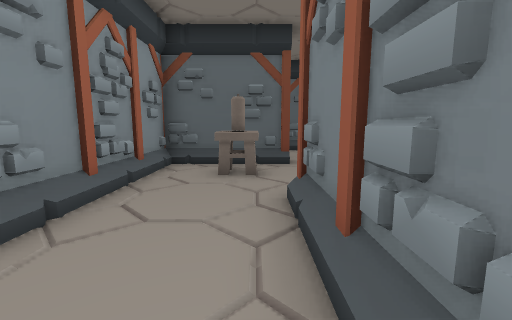
View 1 (above)

24 first-person views from a walk through a 3-D level made in the Godot game engine. The camera is 1.2 m above the floor, tilts 8° down and sees 90° across. The floor is counted in squares, 1 m on a side. Each view is taken from the middle of a square. On the plan, view 1 faces up. The plan holds only what a view shows up to about 12 squares ahead; the rest is blank. The place goes on beyond the plan. Some surface patterns are stand-ins.

View 2
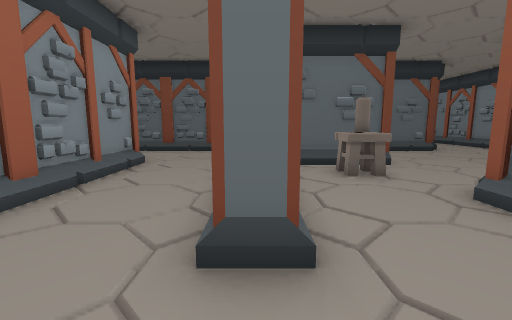

View 3
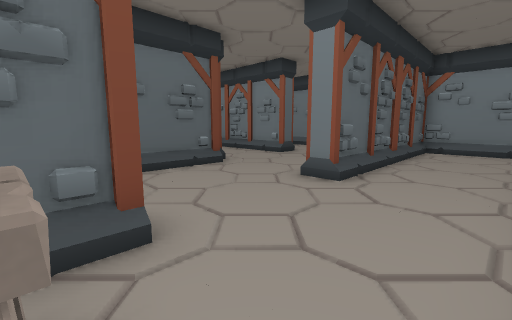

View 4
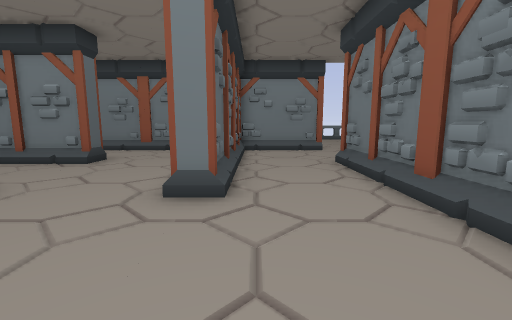

View 5
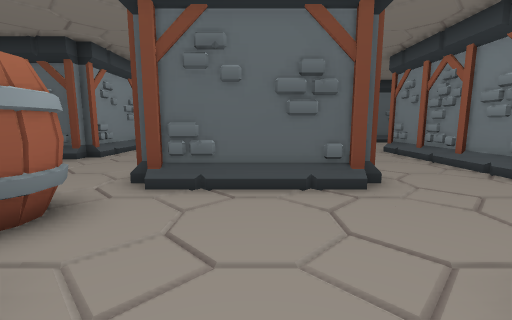

View 6
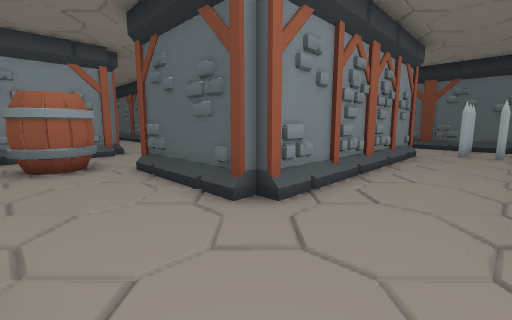

View 7
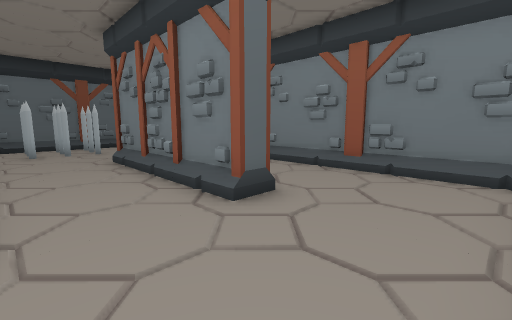

View 8
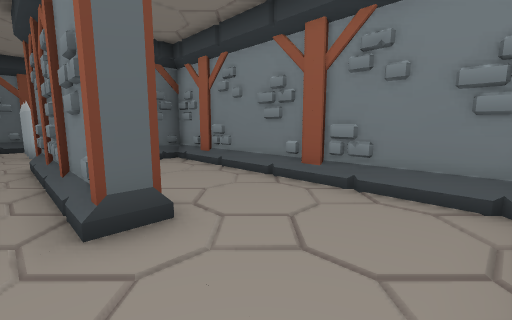

View 9
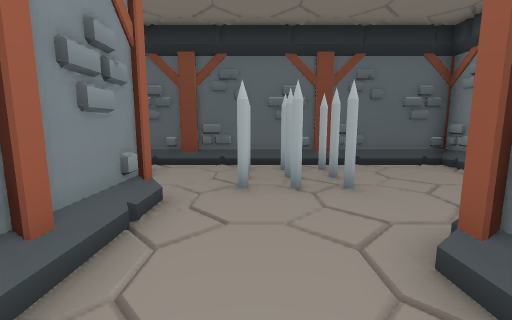

View 10
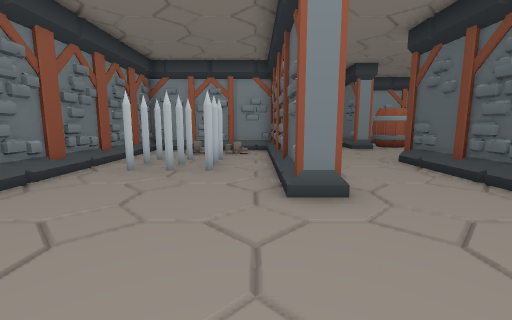

View 11
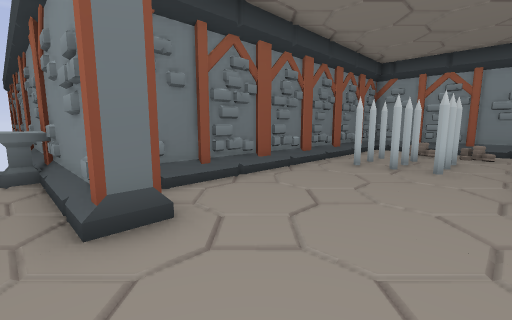

View 12
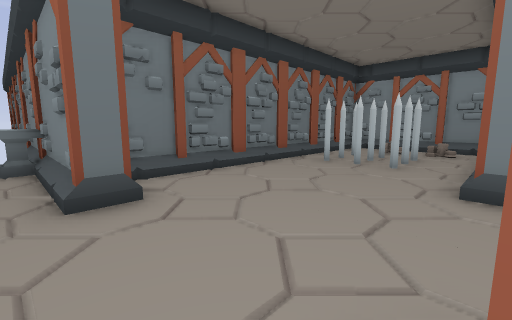

View 13
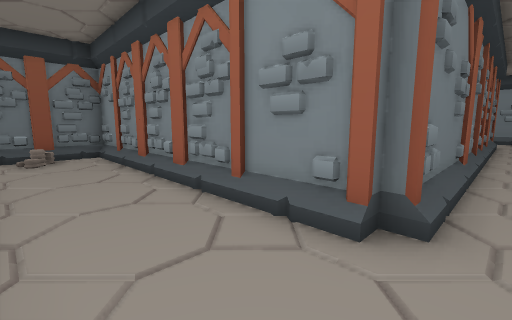

View 14
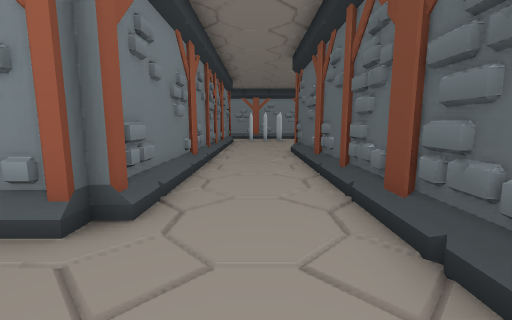

View 15
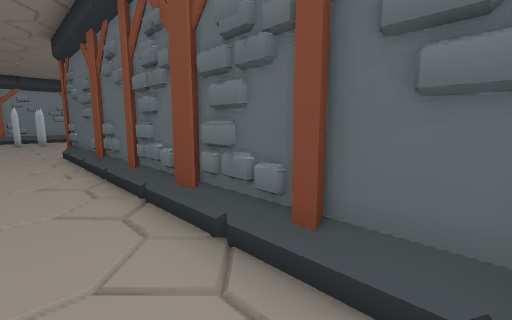

View 16
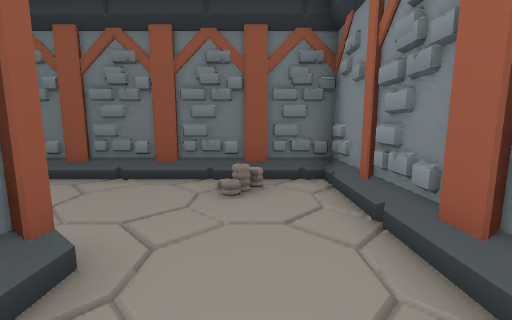

View 17
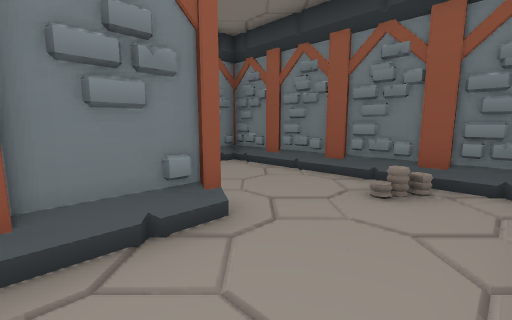

View 18
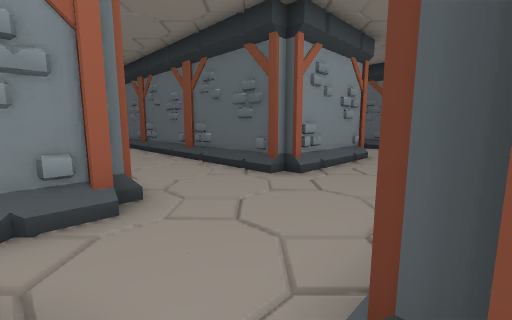

View 19
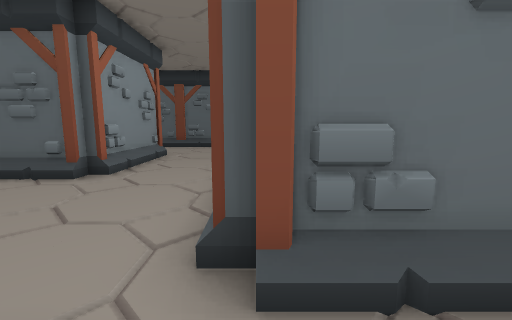

View 20
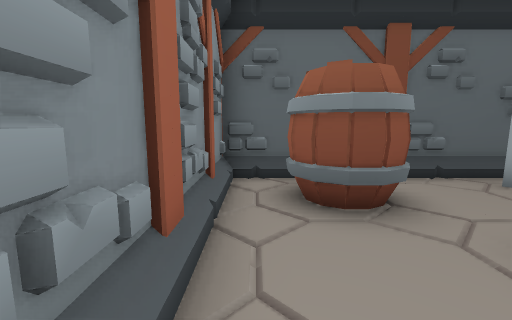

View 21
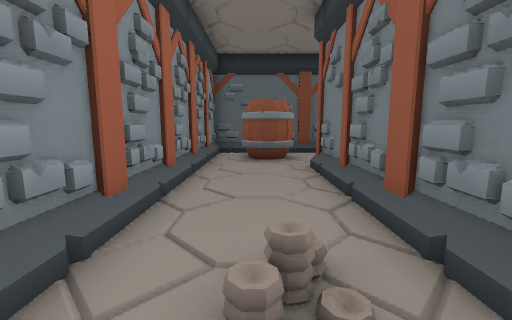

View 22
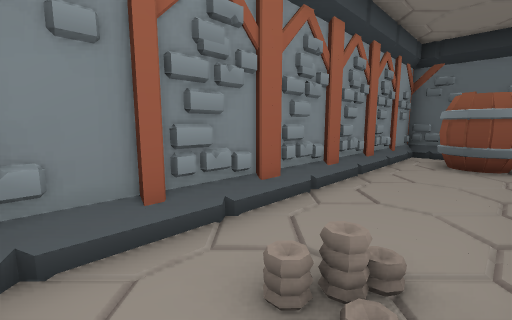

View 23
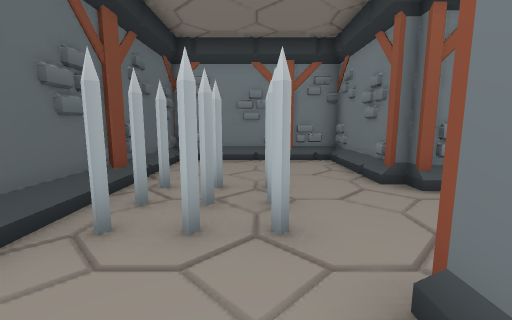

View 24
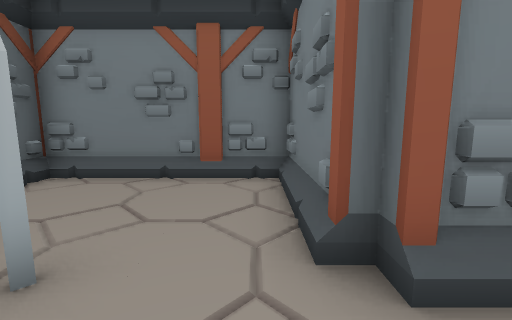

### Floor plan
Points are (right, up) in squares from view 1. A wall is a line through its corners. A room is listed if a view was taken in it or the views show most of it. See-through windows are left out.
Room 1 (views 1, 2, 3, 4, 5, 6, 7, 8, 9, 10, 11, 12, 13, 14, 15, 16, 17, 18, 19, 20, 21, 22, 23, 24)
walls: (1.1, 12) (0.5, 12); (1, 8.4) (1, 7.7) (-2.7, 7.7) (-2.7, 2.5); (0.2, 8) (0, 7.5); (-2.7, 12.1) (-2.7, 10.9); (-2.7, 9.4) (-2.7, 8.9); (5, 12) (5, 11.5); (-3, 12.5) (-3, 12); (-3.9, 11.8) (-15, 11.8); (4.8, 14.5) (4.8, 20) (5.3, 20) (5.3, 11.8) (1, 11.8); (-3, 16.1) (-3, 15.5); (-3.6, 15.9) (-3.8, 15.5); (5, 16.9) (4.6, 17.2); (3.5, 4.2) (9, 4.2); (-6.8, 8.3) (-6.8, -1.7) (0.8, -1.7) (0.8, -1); (9.4, 12) (8.7, 12) (8.7, 18.2) (12.8, 18.2) (12.8, 23.7) (1.3, 23.7) (1.3, 12.9); (8.9, 14.8) (8.4, 15.1); (-2.6, 2) (-3.3, 2) (-3.3, 4.1); (-2.7, 20) (-2.7, 15.8) (-11.2, 15.8); (9, 4.5) (9, 3.5); (8.7, 18) (9, 18) (9, 18.5); (0.8, 0.5) (0.8, 4); (9, 3.8) (1.3, 3.8) (1.3, -1.7) (12.1, -1.7); (12.8, 8.9) (12.8, 17.7) (11.9, 17.7); (12.8, 3.9) (12.8, 7.7) (5, 7.7) (5, 8.4); (12.6, 0) (13.2, 0) (13.2, -6.9); (-15, 8.3) (-7, 8.3) (-7, 8) (-6.5, 8); (13.1, -3.7) (13.9, -3.7)
low walls: (4.5, 14.4) (4.5, 17.4); (3.4, 4.5) (5.4, 4.5); (0.5, 3.1) (0.5, 4); (0.5, 1.1) (0.5, 2.4); (9.5, 18.5) (10.4, 18.5); (12.5, 9) (12.5, 15.4); (12.5, 5.4) (12.5, 6.9); (-4.4, -1.5) (-1.6, -1.5); (-6, -1.5) (-5, -1.5); (13.9, -3.7) (13.9, -4.2)
ways out: gap at (-15, 12)
objects: coin (-5, -1); other object (-1, 6) to (0, 7); barrel (-1, 9) to (0, 11); coin (3, 1); coin (3, 2); coin (3, 15); barrel (3, 21) to (4, 22); spikes (5, 0) to (6, 2); spikes (7, 21) to (9, 23)

Positions as (right, up) in squares from view 1, and headings:
1: (0, 0), facing up
2: (-3, 0), facing up
3: (0, 5), facing up-right
4: (1, 7), facing right
5: (3, 7), facing up
6: (8, 9), facing up-left
7: (6, 9), facing up-right
8: (8, 9), facing up-right
9: (7, 16), facing up
10: (13, 3), facing left
11: (14, 3), facing down-left
12: (14, 4), facing down-left
13: (-4, 9), facing down-left
14: (-4, 10), facing left
15: (-4, 10), facing up-left
16: (-5, 4), facing down
17: (-6, 4), facing down-right
18: (1, 11), facing up-left
19: (1, 10), facing up
20: (2, 18), facing up
21: (3, 13), facing up
22: (4, 13), facing up-left
23: (4, 21), facing right
24: (7, 19), facing right
